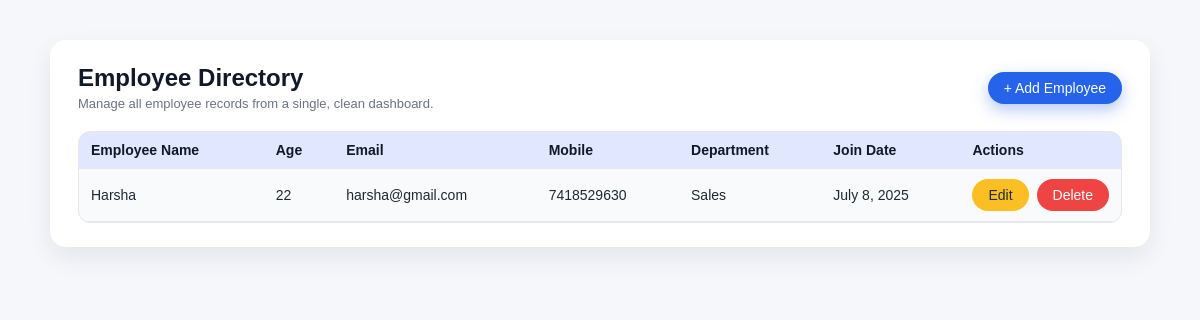
The page / on the database its author committed.
### app1/models.py (models this page shows)
class Employees(models.Model):
    Employee_name = models.CharField(max_length=50)
    Employee_age = models.IntegerField()
    Employee_email = models.EmailField(unique=True)
    Employee_mobile = models.BigIntegerField()
    Employee_Department = models.CharField(max_length=50)
    Employee_Join_Date = models.DateField()

### app1/views.py (the view)
# urls.py: path("",details,name = 'home'),
def details(request):
    data = Employees.objects.all()
    context = {
        'data': data
    }
    return render(request, 'home.html', context)

### templates/home.html (shortened to what this page needs)
<!DOCTYPE html>
<html lang="en">
<head>
    {% load static %}
    <link rel="stylesheet" href="{% static 'css/style.css' %}">
</head>
<body>
<div class="page-shell">
    <div class="card">
        <div class="card-header">
            <div>
                <h1 class="card-title">Employee Directory</h1>
                <p class="card-subtitle">Manage all employee records from a single, clean dashboard.</p>
            </div>
            <a href="{% url 'register' %}" class="btn btn-primary">+ Add Employee</a>
        </div>
        <div class="table-wrapper">
            <table class="table-custom">
                <thead>
                <tr>
                    <th>Employee Name</th>
                    <th>Age</th>
                    <th>Email</th>
                    <th>Mobile</th>
                    <th>Department</th>
                    <th>Join Date</th>
                    <th style="width: 150px;">Actions</th>
                </tr>
                </thead>
                <tbody>
                {% for x in data %}
                    <tr>
                        <td>{{ x.Employee_name }}</td>
                        <td>{{ x.Employee_age }}</td>
                        <td>{{ x.Employee_email }}</td>
                        <td>{{ x.Employee_mobile }}</td>
                        <td>{{ x.Employee_Department }}</td>
                        <td>{{ x.Employee_Join_Date }}</td>
                        <td>
                            <div class="table-actions">
                                <a href="{% url 'edit' x.id %}" class="btn btn-warning">Edit</a>
                                <a href="{% url 'delete' x.id %}" class="btn btn-danger">Delete</a>
                            </div>
                        </td>
                    </tr>
                {% empty %}
                    <tr>
                        <td colspan="7">No employees yet. Click “Add Employee” to create one.</td>
                    </tr>
                {% endfor %}
                </tbody>
            </table>
        </div>
    </div>
</div>
</body>
</html>

### static/css/style.css (style rules this page uses)
* { box-sizing: border-box; font-family: Arial, Helvetica, sans-serif; }
body { margin: 0; padding: 0; background: #f5f7fb; color: #1f2933; }
.page-shell { min-height: 100vh; display: flex; justify-content: center; align-items: flex-start; padding: 40px 16px; }
.card { background: #ffffff; border-radius: 16px; padding: 24px 28px; box-shadow: 0 10px 25px rgba(15, 23, 42, 0.08); width: 100%; max-width: 1100px; }
.card-header { display: flex; justify-content: space-between; align-items: center; gap: 12px; margin-bottom: 20px; }
.card-title { margin: 0; font-size: 24px; font-weight: 600; color: #111827; }
.card-subtitle { margin: 0; margin-top: 4px; font-size: 13px; color: #6b7280; }
.btn { display: inline-flex; align-items: center; justify-content: center; padding: 8px 16px; border-radius: 999px; border: none; cursor: pointer; font-size: 14px; text-decoration: none; transition: transform 0.08s ease, box-shadow 0.08s ease, filter 0.08s ease; white-space: nowrap; }
.btn-primary { background: #2563eb; color: #ffffff; box-shadow: 0 6px 16px rgba(37, 99, 235, 0.35); }
.btn-warning { background: #fbbf24; color: #1f2937; }
.btn-danger { background: #ef4444; color: #ffffff; }
.table-wrapper { overflow-x: auto; border-radius: 12px; border: 1px solid #e5e7eb; background: #f9fafb; }
.table-custom { width: 100%; border-collapse: collapse; font-size: 14px; }
.table-custom thead { background: #e0e7ff; }
.table-custom th, .table-custom td { padding: 10px 12px; text-align: left; border-bottom: 1px solid #e5e7eb; }
.table-custom th { font-weight: 600; color: #111827; }
.table-actions { display: flex; gap: 8px; }

### rows shown on the page
Employees: Employee_name "Harsha", Employee_age "22", Employee_email "harsha@gmail.com", Employee_mobile "7418529630", Employee_Department "Sales", Employee_Join_Date "July 8, 2025"
